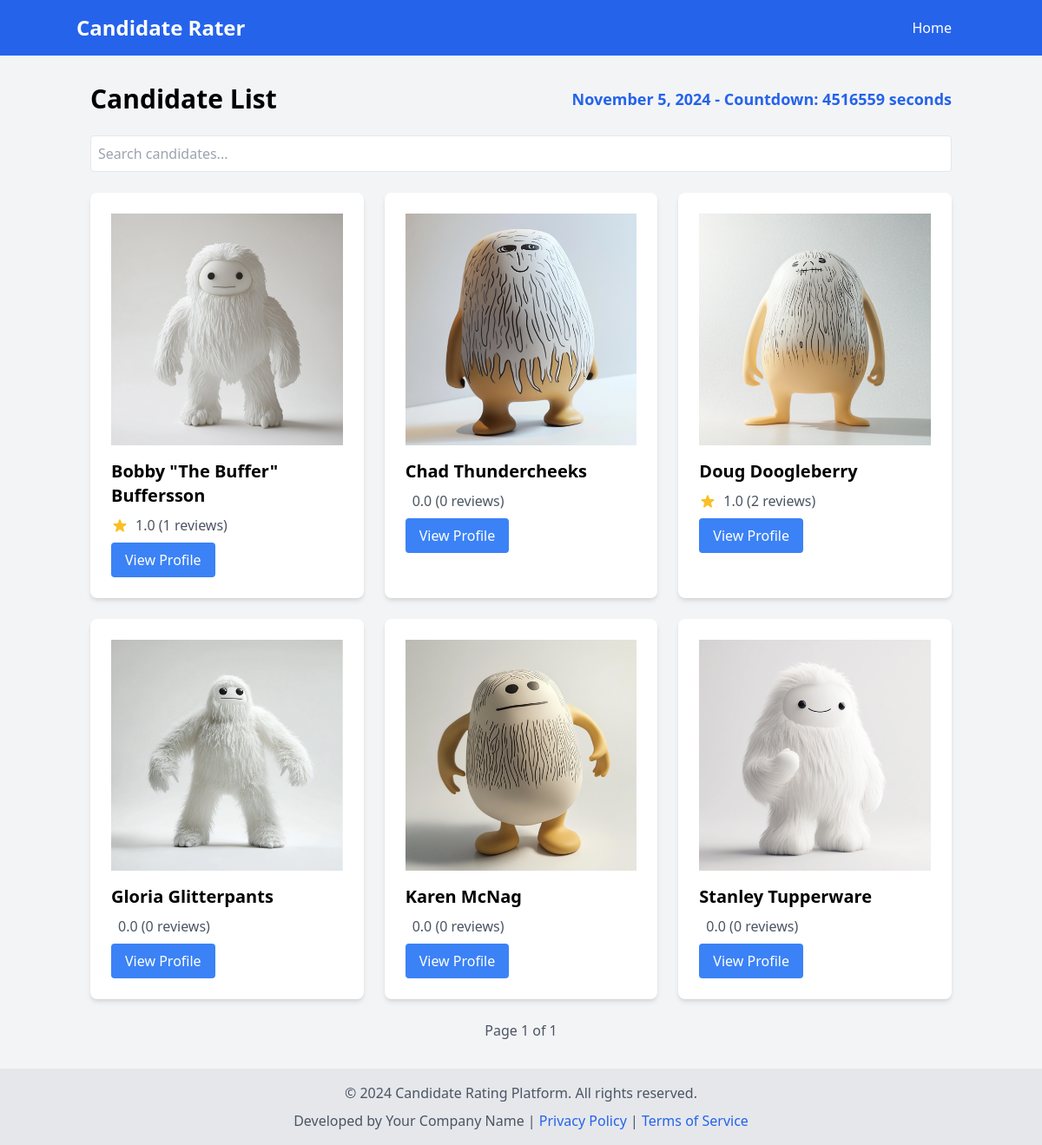
Before: / with the older database file.
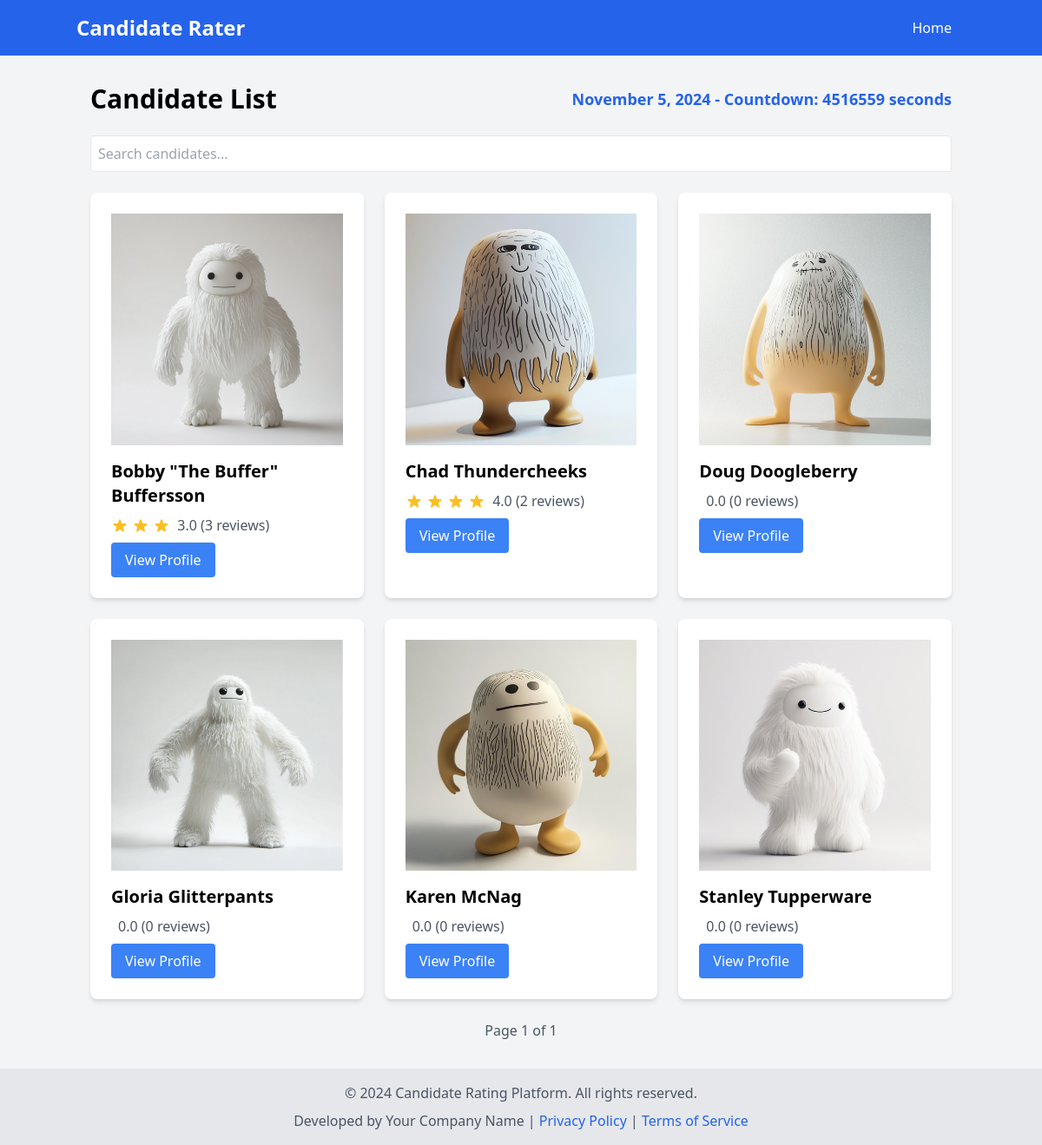
After: the same page with the newer database file.
### models.py (models this page shows, shortened)
class Candidate(db.Model):
    id = db.Column(db.Integer, primary_key=True)
    name = db.Column(db.String(100), nullable=False)
    bio = db.Column(db.Text, nullable=False)
    contact = db.Column(db.String(100), nullable=False)
    photo = db.Column(db.String(100), nullable=False)
    phone = db.Column(db.Text, nullable=True)
    website = db.Column(db.Text, nullable=True)
    social_media = db.Column(db.Text, nullable=True)
    reviews = db.relationship('Review', backref='candidate', lazy=True)
    average_rating = db.Column(db.Float, default=0.0)

### main.py (the view)
@app.route('/')
def index():
    page = request.args.get('page', 1, type=int)
    search = request.args.get('search', '')
    query = Candidate.query
    if search:
        query = query.filter(Candidate.name.ilike(f'%{search}%'))
    candidates = paginate(query.order_by(Candidate.name), page, per_page=6)
    logging.info(f"Displaying index page with {len(candidates.items)} candidates")
    return render_template('index.html', candidates=candidates, search=search)

### utils.py (called while the page is built)
def paginate(query, page, per_page=20, error_out=True):
    if error_out and page < 1:
        abort(404)
    items = query.limit(per_page).offset((page - 1) * per_page).all()
    if not items and page != 1 and error_out:
        abort(404)
    total = query.count()
    class Pagination:
        def __init__(self, items, page, per_page, total):
            self.items = items
            self.page = page
            self.per_page = per_page
            self.total = total
        @property
        def pages(self):
            return (self.total + self.per_page - 1) // self.per_page
        @property
        def has_prev(self):
            return self.page > 1
        @property
        def has_next(self):
            return self.page < self.pages
    return Pagination(items, page, per_page, total)

### templates/index.html (shortened to what this page needs)
{% extends "base.html" %}
{% block content %}
<div class="flex justify-between items-center mb-6">
    <h1 class="text-3xl font-bold">Candidate List</h1>
    <span id="countdown" class="text-lg font-semibold text-blue-600"></span>
</div>
<div class="mb-6">
    <input type="text" id="search" placeholder="Search candidates..." class="w-full p-2 border rounded" value="{{ search }}">
</div>
<div class="grid grid-cols-1 md:grid-cols-2 lg:grid-cols-3 gap-6" id="candidates-container">
    {% for candidate in candidates.items %}
    <div class="bg-white p-6 rounded-lg shadow-md">
        <div class="candidate-image-container mb-4">
            <img src="{{ url_for('static', filename='img/' + candidate.photo) }}" alt="{{ candidate.name }}" class="candidate-image">
        </div>
        <h2 class="text-xl font-semibold mb-2">{{ candidate.name }}</h2>
        <div class="flex items-center mb-2">
            <div class="text-yellow-400 mr-2">
                {% set rating = candidate.average_rating|default(0)|float %}
            </div>
            <span class="text-gray-600">{{ "%.1f"|format(rating) }} ({{ candidate.reviews|length }} reviews)</span>
        </div>
        <a href="{{ url_for('candidate', id=candidate.id) }}" class="inline-block bg-blue-500 text-white px-4 py-2 rounded hover:bg-blue-600">View Profile</a>
    </div>
    {% endfor %}
</div>
<div class="mt-6 flex justify-between items-center">
    <span class="text-gray-600">Page {{ candidates.page }} of {{ candidates.pages }}</span>
</div>
{% endblock %}

### templates/base.html (shortened to what this page needs)
<!DOCTYPE html>
<html lang="en">
<head>
    <link href="https://cdn.jsdelivr.net/npm/tailwindcss@2.2.19/dist/tailwind.min.css" rel="stylesheet">
    <link rel="stylesheet" href="{{ url_for('static', filename='css/styles.css') }}">
</head>
<body class="bg-gray-100">
    <nav class="bg-blue-600 p-4">
        <div class="container mx-auto flex justify-between items-center">
            <a href="{{ url_for('index') }}" class="text-white text-2xl font-bold">Candidate Rater</a>
            <div>
                <a href="{{ url_for('index') }}" class="text-white mr-4 hover:underline">Home</a>
            </div>
        </div>
    </nav>
    <main class="container mx-auto mt-8 px-4">
        {% block content %}{% endblock %}
    </main>
    <footer class="bg-gray-200 p-4 mt-8">
        <div class="container mx-auto text-center text-gray-600">
            <p>&copy; 2024 Candidate Rating Platform. All rights reserved.</p>
            <p class="mt-2">Developed by Your Company Name | <a href="#" class="text-blue-600 hover:underline">Privacy Policy</a> | <a href="#" class="text-blue-600 hover:underline">Terms of Service</a></p>
        </div>
    </footer>
</body>
</html>

### static/css/styles.css (style rules this page uses)
.candidate-image-container { width: 100%; padding-bottom: 100%; position: relative; overflow: hidden; }
.candidate-image { position: absolute; top: 0; left: 0; width: 100%; height: 100%; object-fit: cover; }

Changed rows visible on the page:
changed Candidate "Bobby \"The Buffer\" Buffersson": average_rating "1.0" → "3.0"; reviews|length "1" → "3"
changed Candidate "Chad Thundercheeks": average_rating "0.0" → "4.0"; reviews|length "0" → "2"
changed Candidate "Doug Doogleberry": average_rating "1.0" → "0.0"; reviews|length "2" → "0"
